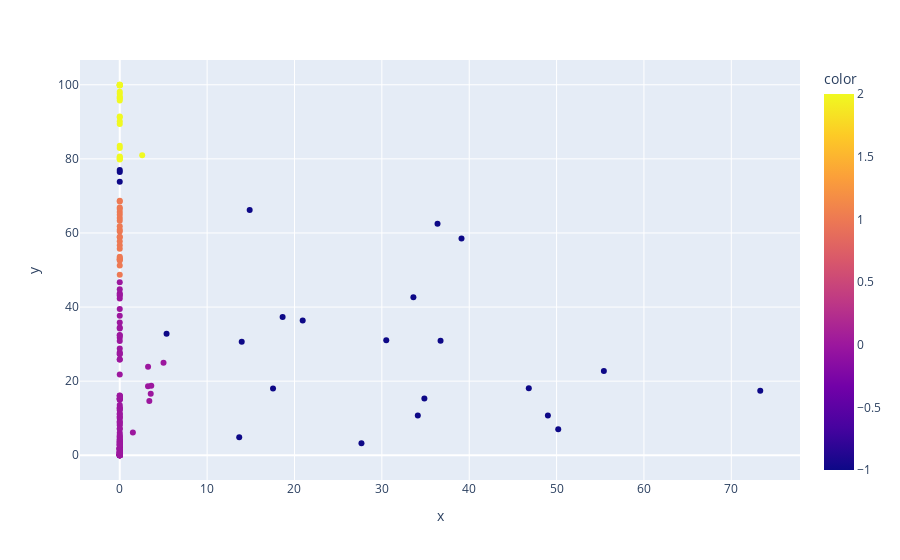

Write notebook code for a chart like this one.
### Code cell
fig = px.scatter(x=df["nuclear_share_elec"], y=df["renewables_share_elec"], color=df['cluster4'])
fig.show()

### Figure 1 — Plotly figure (JSON) as saved in the notebook; plotly's stock layout.template omitted (floating-point values rounded to 4 significant figures; data arrays with more than 128 entries replaced by an {"elided": "..."} marker saying what was removed)
{"data": [{"hovertemplate": "x=%{x}<br>y=%{y}<br>color=%{marker.color}<extra></extra>", "legendgroup": "", "marker": {"color": {"elided": "182 int values"}, "coloraxis": "coloraxis", "symbol": "circle"}, "mode": "markers", "name": "", "orientation": "v", "showlegend": false, "type": "scatter", "x": {"elided": "182 float values"}, "xaxis": "x", "y": {"elided": "182 float values"}, "yaxis": "y"}], "layout": {"coloraxis": {"colorbar": {"title": {"text": "color"}}, "colorscale": [[0, "#0d0887"], [0.1111, "#46039f"], [0.2222, "#7201a8"], [0.3333, "#9c179e"], [0.4444, "#bd3786"], [0.5556, "#d8576b"], [0.6667, "#ed7953"], [0.7778, "#fb9f3a"], [0.8889, "#fdca26"], [1, "#f0f921"]]}, "legend": {"tracegroupgap": 0}, "margin": {"t": 60}, "xaxis": {"anchor": "y", "domain": [0, 1], "title": {"text": "x"}}, "yaxis": {"anchor": "x", "domain": [0, 1], "title": {"text": "y"}}}}
